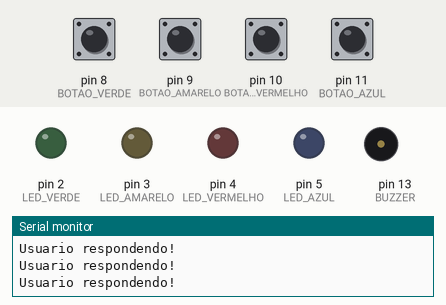
A sketch run on a simulated Arduino Uno, built with avr-gcc and run on an emulated ATmega328P. On the bench: output pins drawn as LEDs (lit = HIGH), buzzer (waves = sounding), the last lines printed to the serial monitor. Inputs (shaded band) come from the test bench; at power-on: pin 8 (BOTAO_VERDE), pin 9 (BOTAO_AMARELO), pin 10 (BOTAO_VERMELHO), pin 11 (BOTAO_AZUL) HIGH. Random numbers use the default seed unless the sketch sets one.

Above: at 3.0 s.
3.1 s: pin 9 (BOTAO_AMARELO) pulled LOW for 0.65 s
At 3.6 s:
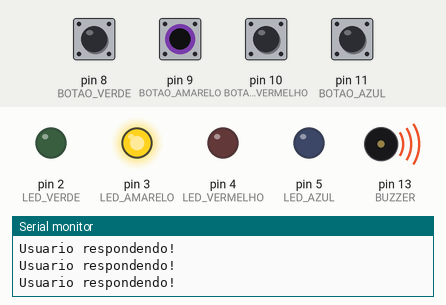
At 4.9 s:
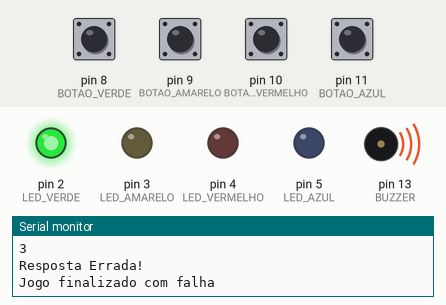
Timing chart, 0 to 12.8 s (numbered marks = the images above; inputs shaded):
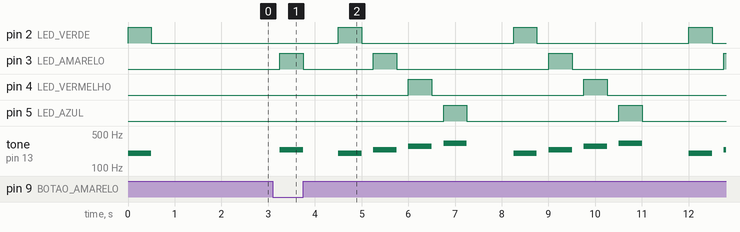

Measured:
- after the input at 3.1 s, pin 2 (LED_VERDE): alternates HIGH for 0.50 s and LOW for 3.3 s, starting after 1.4 s; pin 3 (LED_AMARELO): goes HIGH 0.50 s, LOW 1.5 s, HIGH 0.50 s, LOW 3.3 s, HIGH 0.50 s, LOW 3.3 s, then HIGH, starting after 0.15 s

The sketch:

Genius-basic.ino
```cpp
#define LED_VERDE 2
#define LED_AMARELO 3
#define LED_VERMELHO 4
#define LED_AZUL 5

#define BOTAO_VERDE 8
#define BOTAO_AMARELO 9
#define BOTAO_VERMELHO 10
#define BOTAO_AZUL 11

#define UM_SEGUNDO 500
#define MEIO_SEGUNDO 250

#define INDEFINIDO -1

#define TAMANHO_SEQUENCIA 10

#define BUZZER 13

int sequenciaLuzes[TAMANHO_SEQUENCIA];
int rodada = 0;
int leds_respondidos = 0;

enum Estados {
  PRONTO_PARA_PROX_RODADA,
  USUARIO_RESPONDENDO,
  JOGO_FINALIZADO_COM_SUCESSO,
  JOGO_FINALIZADO_COM_FALHA
};

void setup(){
    Serial.begin(9600);
    iniciaPortas();
    iniciaJogo();
}

void tocaSom(int frequencia) {
   tone (BUZZER, frequencia, 500);
}

void iniciaJogo(){
  int jogo = analogRead(0);
  randomSeed(jogo);
  Serial.println(jogo);
  for (int i = 0; i< TAMANHO_SEQUENCIA; i++) {
      sequenciaLuzes[i] = sorteiaCor();
     // Serial.println (sequenciaLuzes[i]);
  }
}

int sorteiaCor(){
  return random(LED_VERDE, LED_AZUL+1); //2-5 (6)
}

void iniciaPortas(){
    pinMode(LED_VERDE, OUTPUT);
    pinMode(LED_AMARELO, OUTPUT);
    pinMode(LED_VERMELHO, OUTPUT);
    pinMode(LED_AZUL, OUTPUT);

  	pinMode(BOTAO_VERDE, INPUT_PULLUP);
  	pinMode(BOTAO_AMARELO, INPUT_PULLUP);
  	pinMode(BOTAO_VERMELHO, INPUT_PULLUP);
  	pinMode(BOTAO_AZUL, INPUT_PULLUP);
}


void loop(){
  switch(estadoAtual()){
    case PRONTO_PARA_PROX_RODADA:
       Serial.println("Pronto para proxima rodada!");
       preparaNovaRodada();
       break;
    case USUARIO_RESPONDENDO:
       Serial.println("Usuario respondendo!");
       processaRespostaUsuario();
       break;
    case JOGO_FINALIZADO_COM_SUCESSO:
       Serial.println("Jogo finalizado com sucesso!");
       jogoFinalizadoSucesso();
       break;
    case JOGO_FINALIZADO_COM_FALHA:
       Serial.println("Jogo finalizado com falha");
       jogoFinalizadoFalha();
       break;
   }
    delay(500);
 }

void preparaNovaRodada() {
  rodada++;
  leds_respondidos=0;
  if (rodada <= TAMANHO_SEQUENCIA) {
      tocaLedsRodada();
  }
}

void processaRespostaUsuario() {
   int resposta = checaRespostaJogador();


  if (resposta == INDEFINIDO) {
    return;
  }

  Serial.println(resposta);

  if (resposta == sequenciaLuzes[leds_respondidos]){
     leds_respondidos++;
  }else{
     Serial.println("Resposta Errada!");
     rodada = TAMANHO_SEQUENCIA + 2;
  }
}

int estadoAtual(){
    //computa o estado atual
  if (rodada <= TAMANHO_SEQUENCIA) {
    if (leds_respondidos == rodada) {
      return PRONTO_PARA_PROX_RODADA;
    } else {
      return USUARIO_RESPONDENDO;
    }
  } else if (rodada == TAMANHO_SEQUENCIA +1) {
      return JOGO_FINALIZADO_COM_SUCESSO;
  } else { // + 2
      return JOGO_FINALIZADO_COM_FALHA;
  }
}


void tocaLedsRodada(){
    for(int indice = 0; indice < rodada; indice++){
        piscaLed(sequenciaLuzes[indice]);
    }
}

int piscaLed(int portaLed){
    verificaSomDoLed(portaLed);
    digitalWrite(portaLed, HIGH);
    delay(UM_SEGUNDO);
    digitalWrite(portaLed, LOW);
    delay(MEIO_SEGUNDO);
  	return portaLed;
}

void verificaSomDoLed(int portaLed){
 switch (portaLed) {
  case LED_VERDE:
     tocaSom(200);
     break;
  case LED_AMARELO:
     tocaSom(240);
     break;
  case LED_VERMELHO:
     tocaSom(280);
     break;
  case LED_AZUL:
     tocaSom(320);
     break;
  }
}

int checaRespostaJogador(){
  if (digitalRead(BOTAO_VERDE) == LOW) {
    return piscaLed(LED_VERDE);
  }

  if (digitalRead(BOTAO_AMARELO) == LOW) {
    return piscaLed(LED_AMARELO);
  }

  if (digitalRead(BOTAO_VERMELHO) == LOW) {
    return piscaLed(LED_VERMELHO);
  }

  if (digitalRead(BOTAO_AZUL) == LOW) {
    return piscaLed(LED_AZUL);
  }
  return INDEFINIDO;
}

void jogoFinalizadoSucesso() {
  piscaLed(LED_VERDE);
  piscaLed(LED_AMARELO);
  piscaLed(LED_VERMELHO);
  piscaLed(LED_AZUL);
  delay (MEIO_SEGUNDO);
}

void jogoFinalizadoFalha() {
  piscaLed(LED_VERDE);
  piscaLed(LED_AMARELO);
  piscaLed(LED_VERMELHO);
  piscaLed(LED_AZUL);
  delay (MEIO_SEGUNDO);
}
```
